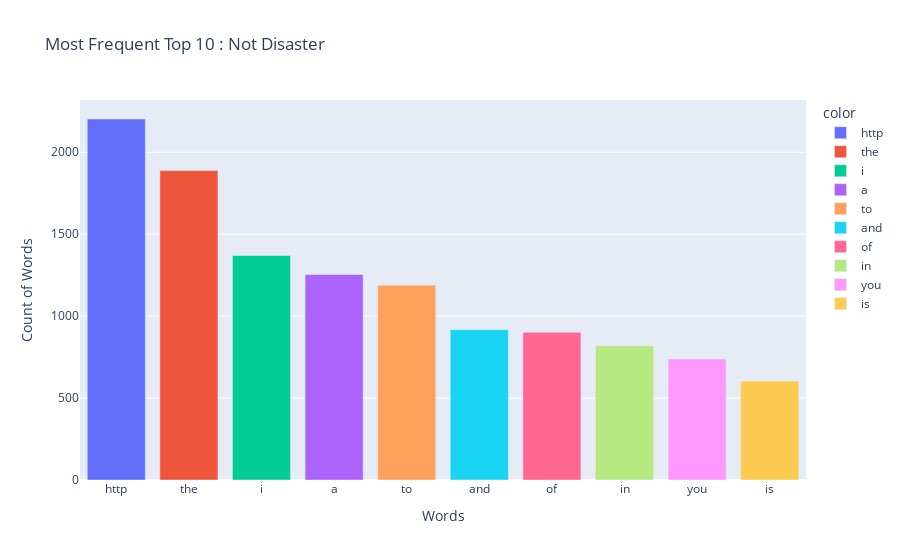

Write notebook code for a chart like this one.
### Code cell
nested_list_not_disaster = []

for i in not_disaster.text:
    words = word_tokenize(i)
    # filtering tweets
    filtered_tweets = [stemmer.stem(word) for word in words if word is not stop_words and word.isalpha()]
    nested_list_not_disaster.append(filtered_tweets)

# flattening list
flatten = [item for sublist in nested_list_not_disaster for item in sublist]

# creating series
unique_words_not_disaster = pd.Series(flatten).value_counts()

frequent_words_not_disaster = unique_words_not_disaster[:]
top_10_most_frequent_not_disaster = frequent_words_not_disaster[:10]

fig = px.bar(x=top_10_most_frequent_not_disaster.index, y=top_10_most_frequent_not_disaster.values, color=top_10_most_frequent_not_disaster.index, 
             title="Most Frequent Top 10 : Not Disaster", labels=dict(x="Words", y="Count of Words"))
fig.show()

### Figure 1 — Plotly figure (JSON) as saved in the notebook; plotly's stock layout.template omitted (floating-point values rounded to 4 significant figures)
{"data": [{"alignmentgroup": "True", "hovertemplate": "color=http<br>Words=%{x}<br>Count of Words=%{y}<extra></extra>", "legendgroup": "http", "marker": {"color": "#636efa", "pattern": {"shape": ""}}, "name": "http", "offsetgroup": "http", "orientation": "v", "showlegend": true, "textposition": "auto", "x": ["http"], "xaxis": "x", "y": [2203], "yaxis": "y", "type": "bar"}, {"alignmentgroup": "True", "hovertemplate": "color=the<br>Words=%{x}<br>Count of Words=%{y}<extra></extra>", "legendgroup": "the", "marker": {"color": "#EF553B", "pattern": {"shape": ""}}, "name": "the", "offsetgroup": "the", "orientation": "v", "showlegend": true, "textposition": "auto", "x": ["the"], "xaxis": "x", "y": [1888], "yaxis": "y", "type": "bar"}, {"alignmentgroup": "True", "hovertemplate": "color=i<br>Words=%{x}<br>Count of Words=%{y}<extra></extra>", "legendgroup": "i", "marker": {"color": "#00cc96", "pattern": {"shape": ""}}, "name": "i", "offsetgroup": "i", "orientation": "v", "showlegend": true, "textposition": "auto", "x": ["i"], "xaxis": "x", "y": [1370], "yaxis": "y", "type": "bar"}, {"alignmentgroup": "True", "hovertemplate": "color=a<br>Words=%{x}<br>Count of Words=%{y}<extra></extra>", "legendgroup": "a", "marker": {"color": "#ab63fa", "pattern": {"shape": ""}}, "name": "a", "offsetgroup": "a", "orientation": "v", "showlegend": true, "textposition": "auto", "x": ["a"], "xaxis": "x", "y": [1254], "yaxis": "y", "type": "bar"}, {"alignmentgroup": "True", "hovertemplate": "color=to<br>Words=%{x}<br>Count of Words=%{y}<extra></extra>", "legendgroup": "to", "marker": {"color": "#FFA15A", "pattern": {"shape": ""}}, "name": "to", "offsetgroup": "to", "orientation": "v", "showlegend": true, "textposition": "auto", "x": ["to"], "xaxis": "x", "y": [1189], "yaxis": "y", "type": "bar"}, {"alignmentgroup": "True", "hovertemplate": "color=and<br>Words=%{x}<br>Count of Words=%{y}<extra></extra>", "legendgroup": "and", "marker": {"color": "#19d3f3", "pattern": {"shape": ""}}, "name": "and", "offsetgroup": "and", "orientation": "v", "showlegend": true, "textposition": "auto", "x": ["and"], "xaxis": "x", "y": [917], "yaxis": "y", "type": "bar"}, {"alignmentgroup": "True", "hovertemplate": "color=of<br>Words=%{x}<br>Count of Words=%{y}<extra></extra>", "legendgroup": "of", "marker": {"color": "#FF6692", "pattern": {"shape": ""}}, "name": "of", "offsetgroup": "of", "orientation": "v", "showlegend": true, "textposition": "auto", "x": ["of"], "xaxis": "x", "y": [901], "yaxis": "y", "type": "bar"}, {"alignmentgroup": "True", "hovertemplate": "color=in<br>Words=%{x}<br>Count of Words=%{y}<extra></extra>", "legendgroup": "in", "marker": {"color": "#B6E880", "pattern": {"shape": ""}}, "name": "in", "offsetgroup": "in", "orientation": "v", "showlegend": true, "textposition": "auto", "x": ["in"], "xaxis": "x", "y": [818], "yaxis": "y", "type": "bar"}, {"alignmentgroup": "True", "hovertemplate": "color=you<br>Words=%{x}<br>Count of Words=%{y}<extra></extra>", "legendgroup": "you", "marker": {"color": "#FF97FF", "pattern": {"shape": ""}}, "name": "you", "offsetgroup": "you", "orientation": "v", "showlegend": true, "textposition": "auto", "x": ["you"], "xaxis": "x", "y": [739], "yaxis": "y", "type": "bar"}, {"alignmentgroup": "True", "hovertemplate": "color=is<br>Words=%{x}<br>Count of Words=%{y}<extra></extra>", "legendgroup": "is", "marker": {"color": "#FECB52", "pattern": {"shape": ""}}, "name": "is", "offsetgroup": "is", "orientation": "v", "showlegend": true, "textposition": "auto", "x": ["is"], "xaxis": "x", "y": [604], "yaxis": "y", "type": "bar"}], "layout": {"xaxis": {"anchor": "y", "domain": [0, 1], "title": {"text": "Words"}, "type": "category", "range": [-0.5, 9.5], "autorange": true}, "yaxis": {"anchor": "x", "domain": [0, 1], "title": {"text": "Count of Words"}, "type": "linear", "range": [0, 2319.0], "autorange": true}, "legend": {"title": {"text": "color"}, "tracegroupgap": 0}, "title": {"text": "Most Frequent Top 10 : Not Disaster"}, "barmode": "relative", "autosize": true}}
